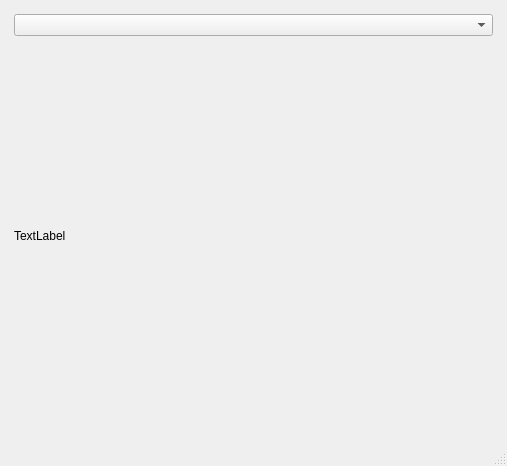
<?xml version="1.0" encoding="UTF-8"?>
<ui version="4.0">
 <class>MainWindow</class>
 <widget class="QMainWindow" name="MainWindow">
  <property name="geometry">
   <rect>
    <x>0</x>
    <y>0</y>
    <width>507</width>
    <height>466</height>
   </rect>
  </property>
  <property name="windowTitle">
   <string>Диагностика плазменных потоков</string>
  </property>
  <widget class="QWidget" name="centralwidget">
   <layout class="QHBoxLayout" name="horizontalLayout">
    <item>
     <layout class="QGridLayout" name="gridLayout_2">
      <property name="leftMargin">
       <number>5</number>
      </property>
      <property name="topMargin">
       <number>5</number>
      </property>
      <property name="rightMargin">
       <number>5</number>
      </property>
      <property name="bottomMargin">
       <number>5</number>
      </property>
      <item row="1" column="0">
       <widget class="QLabel" name="image_label">
        <property name="text">
         <string>TextLabel</string>
        </property>
       </widget>
      </item>
      <item row="0" column="0">
       <widget class="QComboBox" name="cams_selector"/>
      </item>
     </layout>
    </item>
   </layout>
  </widget>
  <widget class="QMenuBar" name="menubar">
   <property name="geometry">
    <rect>
     <x>0</x>
     <y>0</y>
     <width>507</width>
     <height>22</height>
    </rect>
   </property>
  </widget>
  <widget class="QStatusBar" name="statusbar"/>
 </widget>
 <resources/>
 <connections/>
</ui>
